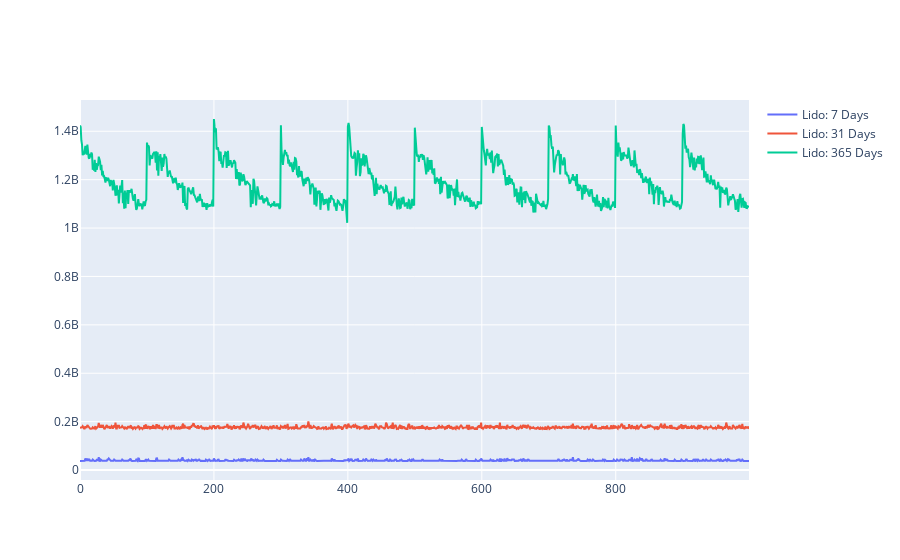

The code cell stored with this chart in its notebook:
### Code cell
import plotly.graph_objects as go

fig = go.Figure(data=[
    go.Scatter(name='Lido: 7 Days', x=lst, y = list(lido_earnings_7d.values())),
    go.Scatter(name='Lido: 31 Days', x=lst, y=list(lido_earnings_31d.values())),
    go.Scatter(name='Lido: 365 Days', x=lst, y=list(lido_earnings_365d.values()))
])

fig.show()

### Figure 1 — Plotly figure (JSON) as saved in the notebook; plotly's stock layout.template omitted (floating-point values rounded to 4 significant figures; data arrays with more than 128 entries replaced by an {"elided": "..."} marker saying what was removed)
{"data": [{"name": "Lido: 7 Days", "type": "scatter", "x": {"elided": "1000 int values"}, "y": {"elided": "1000 int values"}}, {"name": "Lido: 31 Days", "type": "scatter", "x": {"elided": "1000 int values"}, "y": {"elided": "1000 int values"}}, {"name": "Lido: 365 Days", "type": "scatter", "x": {"elided": "1000 int values"}, "y": {"elided": "1000 int values"}}], "layout": {"autosize": true, "xaxis": {"autorange": true, "range": [0, 999], "type": "linear"}, "yaxis": {"autorange": true, "range": [-41210000.0, 1529000000.0], "type": "linear"}}}
